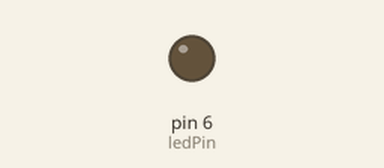
Bench run of a sketch on a simulated Arduino Uno, built with avr-gcc and run on an emulated ATmega328P. Shown: output pins drawn as LEDs (lit = HIGH).

Above: at 0.15 s.
At 16.14 s:
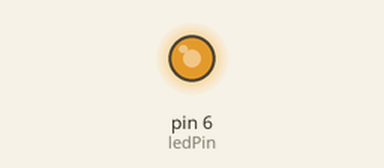
Timing chart, 0 to 16.0 s (numbered marks = the images above):
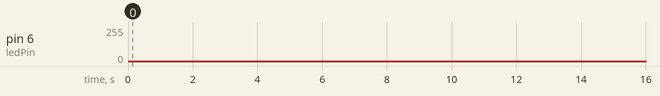

The sketch:

Project_1.ino
```cpp
const int ledPin = 6;
void setup() {
  // initialize ledPin (pin 6) as an output.
  pinMode(ledPin, OUTPUT);
}

// the loop function runs over and over again forever
void loop() {
  for (int brightness = 0; brightness < 255; brightness++) {
    analogWrite(ledPin, brightness);
    delay(2);
  }
  for (int brightness = 255; brightness >= 0; brightness--) {
    analogWrite(ledPin, brightness);
    delay(2);
  }
}
```
